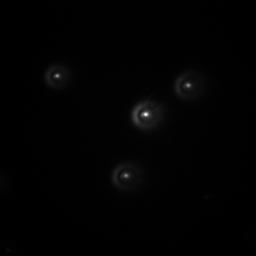
%> input picture data/beads_blue_bypass/avg_pos2_blue.tif, 256 x 256 px
$ octave beads_processing_FOV_bypass_blue.m   (GNU Octave 9; MATLAB toolbox functions it lacks are replaced by stand-ins)
%> lines starting %> are read from the running program, lines starting %| are printed output that depends on the picture; in (x1, y1, x2, y2) boxes, pixels count from 0 and x2, y2 are one past the last pixel; in counts of white or black regions, pixels touching at a corner belong together; the program's own positions count from 1
clear all
close all

% Set the full path to the file you want to process:
path_input_data = 'D:\projekt\aberrations_measurement\data\beads_blue_bypass\avg_pos2_blue.tif';
% Set the output folder (can be the same as the input folder):
path_output_data = 'D:\projekt\aberrations_measurement\data\beads_blue_bypass\';

beads_processing(path_input_data, path_output_data);

function beads_processing(path_input_data, path_output_data)
    % Main function to process fluorescence beads from z-stack images
    zStackFile = path_input_data;
    filePath = path_output_data;

    [~, fileName, ext] = fileparts(zStackFile);
    fileName = [fileName ext];

    % Load z-stack images
    zStack = loadZStack(zStackFile);
    [height, width, ~] = size(zStack);
%> height = 256; width = 256

    % Process the middle frame (frame 8)
    middleFrame = 8;
    middleImage = zStack(:, :, middleFrame);

    % Compute dynamic threshold value
    meanIntensity = mean(double(middleImage(:))); % Convert to double
    stdIntensity = std(double(middleImage(:)));  % Convert to double
    thresholdValue = meanIntensity + 2 * stdIntensity;
    disp(['Dynamic Threshold Value: ', num2str(thresholdValue)]);

    % Perform blob detection and centroids calculation
    [centroids, meanIntensities, ~] = processMiddleFrame(middleImage);

    % Filter out low-intensity detections
    validIntensityIdx = meanIntensities > thresholdValue; % Only keep beads above the threshold
    centroids = centroids(validIntensityIdx, :); % Filter centroids
    meanIntensities = meanIntensities(validIntensityIdx); % Filter mean intensities

    % Filter out beads too close to the boundaries
    roiSize = 50; % Crop size used in cropAndSaveBeads
    halfSize = roiSize / 2;
    validIdx = (centroids(:, 1) >= halfSize & centroids(:, 1) <= (width - halfSize) & ...
                centroids(:, 2) >= halfSize & centroids(:, 2) <= (height - halfSize));
    filteredCentroids = centroids(validIdx, :);
    filteredMeanIntensities = meanIntensities(validIdx); % Filter mean intensities as well

    % Assign consistent numbering to the filtered centroids
    filteredBeadNumbers = (1:size(filteredCentroids, 1))'; % Renumber starting from 1

    % Display results for frame 1 using filtered centroids
    displayResultsFrame1(zStack(:, :, 1), filteredCentroids, filteredBeadNumbers, thresholdValue);

    % Save centroid data
    saveCentroidData(filePath, fileName, filteredCentroids, filteredBeadNumbers, filteredMeanIntensities, height, width);

    % Save cropped beads as z-stacks
    cropAndSaveBeads(zStack, filteredCentroids, filteredBeadNumbers, filePath, fileName);

    % Optional: Display each bead as a separate image
    askToDisplayBeads(zStack(:, :, 1), filteredCentroids, filteredBeadNumbers, height, width);
end

%% Load Z-stack
function zStack = loadZStack(zStackFile)
    % Load z-stack TIFF file
    info = imfinfo(zStackFile);
    numFrames = numel(info);
    zStack = zeros(info(1).Height, info(1).Width, numFrames, 'uint16');
    for i = 1:numFrames
        zStack(:, :, i) = imread(zStackFile, i);
    end
end

%% Process Middle Frame
function [centroids, meanIntensities, labeledImage] = processMiddleFrame(middleImage)
    % Use adaptthresh for adaptive thresholding
    T = adaptthresh(middleImage, 0.5, 'NeighborhoodSize', [15 15], 'ForegroundPolarity', 'bright');
    binaryImage = imbinarize(middleImage, T); % Apply adaptive threshold
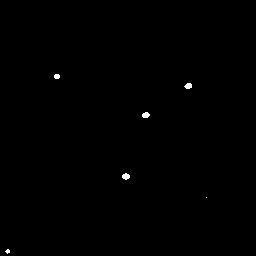
%> binaryImage: size 256x256 logical; 0.24% white; 6 white regions (2 under 20 px), largest, box (x1, y1, x2, y2) and area: (122, 173, 130, 180) 40, (142, 112, 150, 118) 37, (184, 83, 192, 89) 36, (54, 74, 60, 79) 26

    % Label connected components
    labeledImage = logical(bwlabel(binaryImage, 8)); % Use logical to save memory

    % Calculate properties of regions
    props = regionprops(labeledImage, middleImage, 'Centroid', 'MeanIntensity');
    centroids = vertcat(props.Centroid);
    meanIntensities = [props.MeanIntensity]';
end

%% Display Results for Frame 1
function displayResultsFrame1(frame1, centroids, ~, thresholdValue)
%> called with centroids = [57.5 77; 126.5 177; 146.4 115.7; 189 86.56], thresholdValue = 471.3
    % Display results for Frame 1 with updated plots and logic
    figure(1);
    centerX = size(frame1, 2) / 2; % X-coordinate of the center
%> centerX = 128
    centerY = size(frame1, 1) / 2; % Y-coordinate of the center
%> centerY = 128

    % Create a colormap for assigning different colors to radii
    numColors = size(centroids, 1); % Number of centroids
%> numColors = 4
    colorMap = lines(numColors); % Generate distinct colors

    % 1. Original Image (Frame 1) with Centroids
    subplot(2, 2, 1);
    imshow(frame1, []);
    title('Original Image (Frame 1) with Centroids');
    hold on;
    for i = 1:numColors
        plot(centroids(i, 1), centroids(i, 2), 'r+', 'MarkerSize', 10, 'LineWidth', 2);
    end
    hold off;

    % 2. Histogram of Original Image (Frame 1) with Threshold
    subplot(2, 2, 2);
    histogram(frame1(:), 'BinLimits', [0 max(frame1(:))], 'Normalization', 'probability');
    title('Histogram of Original Image (Frame 1)');
    xlabel('Intensity');
    ylabel('Frequency');
    hold on;
    if thresholdValue > max(frame1(:))
        disp('Warning: Threshold value exceeds intensity range of the image.');
        thresholdValue = max(frame1(:)); % Adjust threshold to maximum intensity
    end
    xline(thresholdValue, 'r', 'LineWidth', 2, 'Label', sprintf('Threshold = %.2f', thresholdValue));
    hold off;

    % 3. Original Image (Frame 1) with Numbered Centroids
    subplot(2, 2, 3);
    imshow(frame1, []);
    title('Original Image (Frame 1) with Numbered Centroids');
    hold on;
    for i = 1:numColors
        plot(centroids(i, 1), centroids(i, 2), 'r+', 'MarkerSize', 10, 'LineWidth', 2);
        text(centroids(i, 1) + 5, centroids(i, 2), sprintf('%d', i), 'Color', 'yellow', 'FontSize', 8, 'FontWeight', 'bold');
    end
    hold off;

    % 4. Original Image (Frame 1) with Center Mark and Radii to Beads
    subplot(2, 2, 4);
    imshow(frame1, []);
    title('Original Image (Frame 1) with Radii and R Values');
    hold on;
    plot(centerX, centerY, 'go', 'MarkerSize', 10, 'LineWidth', 2); % Mark the center
    for i = 1:numColors
        % Draw line from center to centroid in a unique color
        plot([centerX, centroids(i, 1)], [centerY, centroids(i, 2)], '-', 'Color', colorMap(i, :), 'LineWidth', 1.5);
        % Calculate and display distance (R)
        R = sqrt((centroids(i, 1) - centerX)^2 + (centroids(i, 2) - centerY)^2);
        text((centerX + centroids(i, 1)) / 2, (centerY + centroids(i, 2)) / 2, sprintf('R=%.1f', R), ...
            'Color', colorMap(i, :), 'FontSize', 8, 'FontWeight', 'bold');
    end
%> in beads_processing, `displayResultsFrame1(zStack(:, :, 1), filteredCentroids, filteredBeadN..`:
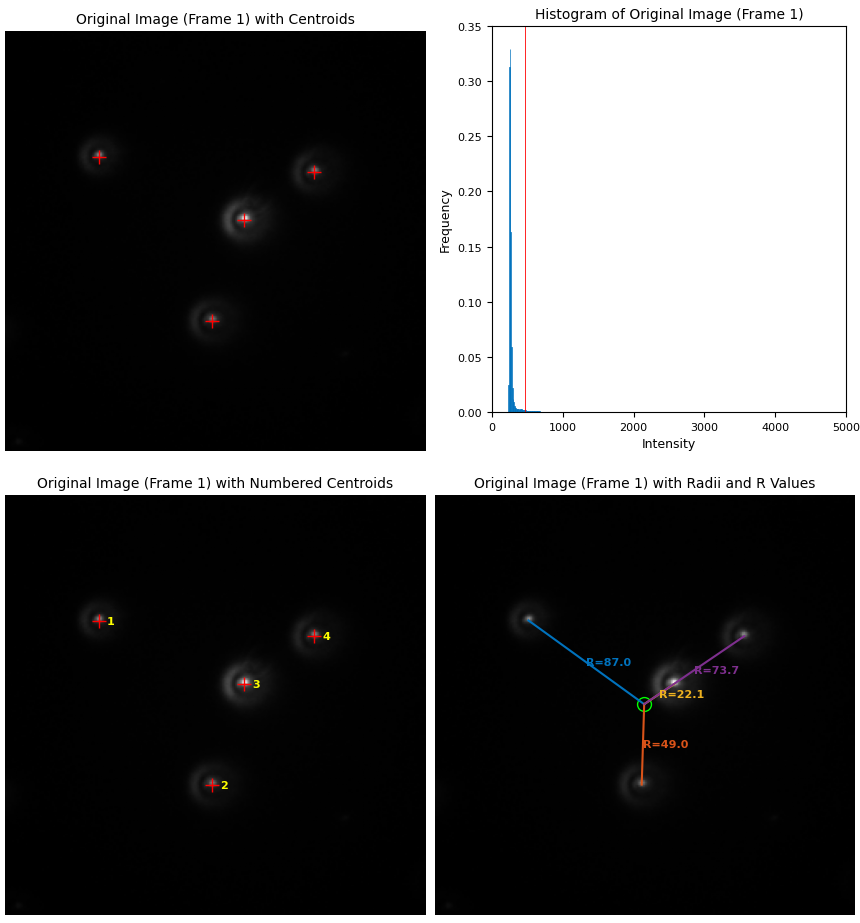
%> figure redrawn from the program's plot data, 4 panels
    hold off;
end

%% Save Centroid Data
function saveCentroidData(filePath, fileName, filteredCentroids, beadNumbers, meanIntensities, height, width)
    % Remove the extension using fileparts
    [~, fileNameWithoutExt, ~] = fileparts(fileName);

    % Calculate distances from the center (R values)
    R = sqrt((filteredCentroids(:, 1) - width / 2).^2 + (filteredCentroids(:, 2) - height / 2).^2);

    % Create a table to store the centroid data
    centroidData = table(beadNumbers, filteredCentroids(:, 1), filteredCentroids(:, 2), meanIntensities, R, ...
        'VariableNames', {'BeadNumber', 'X', 'Y', 'MeanIntensity', 'R'});

    % Save the data to a .mat file
    save(fullfile(filePath, [fileNameWithoutExt, '_centroids.mat']), 'centroidData');
end

%% Crop and Save Beads
function centroids = cropAndSaveBeads(zStack, centroids, beadNumbers, filePath, fileName)
%> called with centroids = [57.5 77; 126.5 177; 146.4 115.7; 189 86.56], beadNumbers = [1; 2; 3; 4]
    % Crop and save each bead as a z-stack
    roiSize = 50;
    halfSize = roiSize / 2;
    [height, width, numFrames] = size(zStack);
%> height = 256; width = 256; numFrames = 17

    % Preallocate deletion vector
    del_idx = false(size(centroids, 1), 1);
%> del_idx = [false; false; false; false]

    % Remove the .tif extension from fileName
    [~, fileNameWithoutExt, ~] = fileparts(fileName);

    for i = 1:size(centroids, 1)
        x = round(centroids(i, 1));
        y = round(centroids(i, 2));

        % Check if the cropping region is within image boundaries
        if (x - halfSize + 1 < 1 || x + halfSize > width || y - halfSize + 1 < 1 || y + halfSize > height)
            del_idx(i) = true; % Mark molecule for deletion
            continue; % Skip further processing for this molecule
        end

        % Cropping logic
        zStackCrop = zeros(roiSize, roiSize, numFrames, 'uint16');
        for frame = 1:numFrames
            xRange = (x - halfSize +1):(x + halfSize);
            yRange = (y - halfSize +1):(y + halfSize);
            crop = zStack(yRange, xRange, frame);
            zStackCrop(:, :, frame) = crop;
        end

        % Save cropped z-stack using beadNumbers and updated fileName
        outputFileName = fullfile(filePath, sprintf('%s_Bead%d.tif', fileNameWithoutExt, beadNumbers(i)));

        % Debugging output
        fprintf('Saving bead #%d at x=%d, y=%d as %s\n', beadNumbers(i), x, y, outputFileName);

        % Save each frame of the z-stack
        for frame = 1:numFrames
            if frame == 1
                imwrite(zStackCrop(:, :, frame), outputFileName, 'WriteMode', 'overwrite', 'Compression', 'none');
            else
                imwrite(zStackCrop(:, :, frame), outputFileName, 'WriteMode', 'append', 'Compression', 'none');
            end
        end
    end
%> this loop made 4 passes
%> pass 1, in cropAndSaveBeads, `for frame = 1:numFrames if frame == 1 imwrite(zStackCrop(:, :, frame),..`:
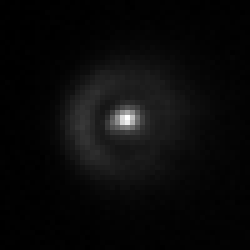
%> saved as avg_pos2_blue_Bead1.tif: size 50x50 uint16 (shown 5 times larger); min 240, max 2382, mean 325.2; drawn with min black and max white
%> pass 1, in cropAndSaveBeads, `for frame = 1:numFrames if frame == 1 imwrite(zStackCrop(:, :, frame),..`:
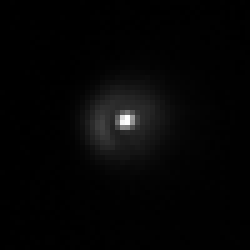
%> saved as avg_pos2_blue_Bead1.tif: size 50x50 uint16 (shown 5 times larger); min 236, max 4582, mean 327.9; drawn with min black and max white

    % Delete faulty entries
    centroids(del_idx, :) = [];
    % Display the number of beads processed
    disp([num2str(size(centroids, 1)), ' molecules were processed and saved as cropped z-stacks.']);
end

%% Ask to Display Beads
function askToDisplayBeads(frame1, filteredCentroids, beadNumbers, height, width)
%> called with filteredCentroids = [57.5 77; 126.5 177; 146.4 115.7; 189 86.56], beadNumbers = [1; 2; 3; 4], height = 256, width = 256
    % Optionally display each bead as a separate sub-image
    roiSize = 50;
    halfSize = roiSize / 2;

    % Ask user if they want to display
    reply = questdlg('Would you like to crop out each bead to individual images?', ...
        'Extract Individual Images?', 'Yes', 'No', 'Yes');
%> the answer given: Yes
    if strcmp(reply, 'Yes')
        figure(2);
        numBeads = size(filteredCentroids, 1); % Use filtered centroids
%> numBeads = 4
        for i = 1:numBeads
            x = round(filteredCentroids(i, 1));
            y = round(filteredCentroids(i, 2));
            R = sqrt((x - width / 2)^2 + (y - height / 2)^2);

            % Crop the bead image
            if (x - halfSize + 1 < 1 || x + halfSize > width || y - halfSize +1 < 1 || y + halfSize > height)
                crop = zeros(roiSize, roiSize); % Set the image to zeros if too close to edges
            else
                % Use direct indexing instead of imcrop for more precise control
                xRange = (x - halfSize + 1):(x + halfSize);
                yRange = (y - halfSize + 1):(y + halfSize);
                crop = frame1(yRange, xRange);
            end

            % Display the cropped bead
            subplot(ceil(sqrt(numBeads)), ceil(sqrt(numBeads)), i);
            imshow(crop, []);
            title(sprintf('Bead #%d\nx = %.1f, y = %.1f\nR = %.1f', beadNumbers(i), x, y, R), 'FontSize', 8);
        end
%> this loop made 4 passes
%> pass 2, in askToDisplayBeads, `crop = frame1(yRange, xRange);`:
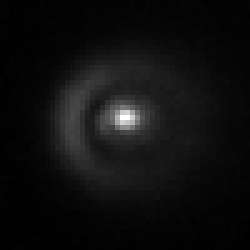
%> crop: size 50x50 uint16 (shown 5 times larger); min 248, max 2074, mean 358; drawn with min black and max white
    end
end
